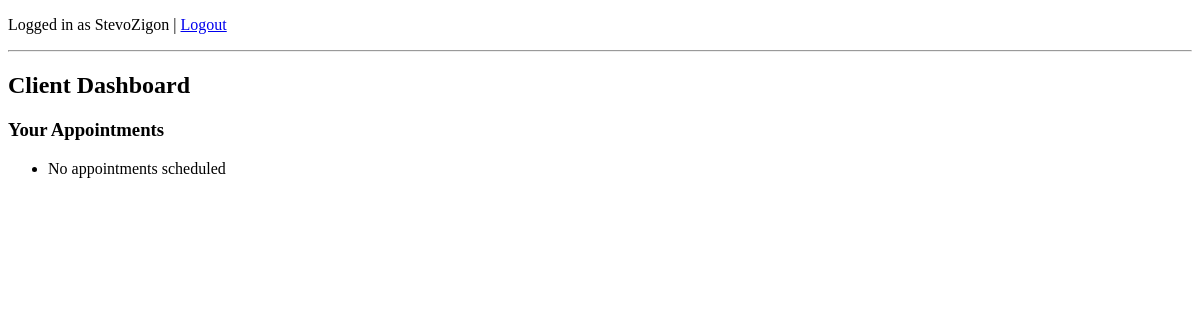
The page /client/ (signed in) on the database as committed earlier.
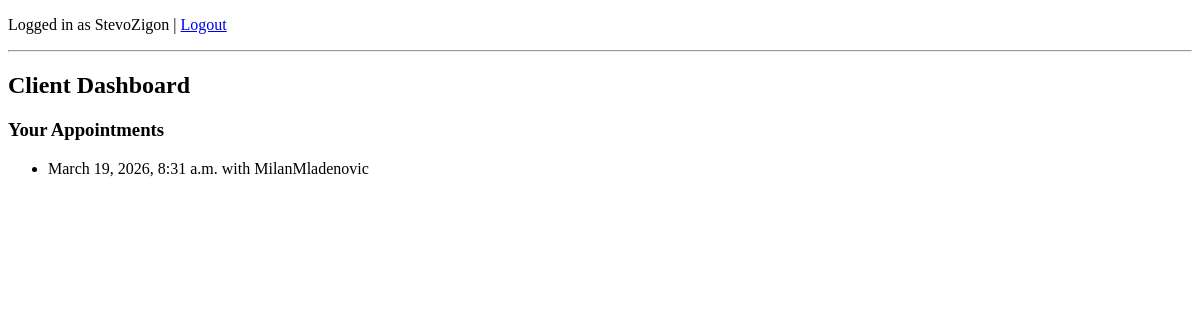
The same page on the database as committed later.
### appointments/models.py (models this page shows, shortened)
class Appointment(models.Model):
    psychologist = models.ForeignKey(
        settings.AUTH_USER_MODEL,
        on_delete=models.CASCADE,
        related_name='appointments_as_psychologist',
        limit_choices_to={'role':'psychologist'}
    )
    client = models.ForeignKey(
        settings.AUTH_USER_MODEL,
        on_delete=models.CASCADE,
        related_name='appointment_as_client',
        limit_choices_to={'role':'client'}
    )
    start_time = models.DateTimeField()
    end_time = models.DateTimeField()
    price = models.DecimalField(max_digits=8, decimal_places=2)
    paid = models.BooleanField(default=False)

### users/models.py (models this page shows)
class User(AbstractUser):
    ROLE_CHOICES = (
        ('psychologist', 'Psychologist'),
        ('client', 'Client'),
    )
    role = models.CharField(max_length=20, choices=ROLE_CHOICES)

### users/views.py (the view)
# urls.py: path('client/', client_dashboard, name='client_dashboard')
@login_required
def client_dashboard(request):
    appointments = Appointment.objects.filter(client=request.user)
    return render(request, 'client_dashboard.html', {
        'appointments': appointments
    })

### templates/client_dashboard.html
{% extends "base.html" %}
{% block content %}
<h2>Client Dashboard</h2>
<h3>Your Appointments</h3>
<ul>
{% for appointment in appointments %}
    <li>
        {{ appointment.start_time }} with
        {{ appointment.psychologist.username }}
    </li>
{% empty %}
    <li>No appointments scheduled</li>
{% endfor %}
</ul>
{% endblock %}

Rows that differ between the two databases and show on the page:
added Appointment: start_time "March 19, 2026, 8:31 a.m.", psychologist.username "MilanMladenovic"
Other text that changed with them:
text no longer shown: "No appointments scheduled"
